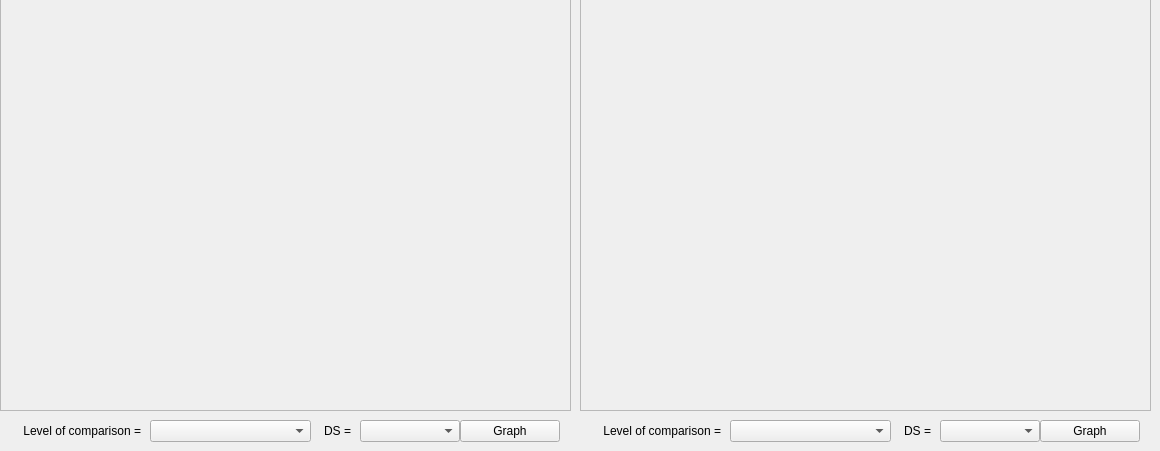
        <widget class="QWidget" name="comp_typ">
         <attribute name="title">
          <string>Comparison by typologies</string>
         </attribute>
         <widget class="QFrame" name="frame_comp_typ_tax_2">
          <property name="geometry">
           <rect>
            <x>580</x>
            <y>-10</y>
            <width>571</width>
            <height>421</height>
           </rect>
          </property>
          <property name="frameShape">
           <enum>QFrame::StyledPanel</enum>
          </property>
          <property name="frameShadow">
           <enum>QFrame::Raised</enum>
          </property>
          <widget class="QWidget" name="verticalLayoutWidget_48">
           <property name="geometry">
            <rect>
             <x>0</x>
             <y>10</y>
             <width>571</width>
             <height>411</height>
            </rect>
           </property>
           <layout class="QVBoxLayout" name="graph_comp_typ_tax_2"/>
          </widget>
         </widget>
         <widget class="QFrame" name="frame_comp_typ_tax_1">
          <property name="geometry">
           <rect>
            <x>0</x>
            <y>-10</y>
            <width>571</width>
            <height>421</height>
           </rect>
          </property>
          <property name="frameShape">
           <enum>QFrame::StyledPanel</enum>
          </property>
          <property name="frameShadow">
           <enum>QFrame::Raised</enum>
          </property>
          <widget class="QWidget" name="verticalLayoutWidget_49">
           <property name="geometry">
            <rect>
             <x>0</x>
             <y>10</y>
             <width>571</width>
             <height>411</height>
            </rect>
           </property>
           <layout class="QVBoxLayout" name="graph_comp_typ_tax_1"/>
          </widget>
         </widget>
         <widget class="QLabel" name="Level_comparison_Label_1">
          <property name="geometry">
           <rect>
            <x>0</x>
            <y>420</y>
            <width>141</width>
            <height>22</height>
           </rect>
          </property>
          <property name="text">
           <string>Level of comparison =</string>
          </property>
          <property name="alignment">
           <set>Qt::AlignRight|Qt::AlignTrailing|Qt::AlignVCenter</set>
          </property>
         </widget>
         <widget class="QComboBox" name="Level_comparison_Value_1">
          <property name="geometry">
           <rect>
            <x>150</x>
            <y>420</y>
            <width>161</width>
            <height>22</height>
           </rect>
          </property>
         </widget>
         <widget class="QComboBox" name="DS_graph_com_Value_1">
          <property name="geometry">
           <rect>
            <x>360</x>
            <y>420</y>
            <width>100</width>
            <height>22</height>
           </rect>
          </property>
         </widget>
         <widget class="QLabel" name="DS_graph_comp_Label_1">
          <property name="geometry">
           <rect>
            <x>300</x>
            <y>420</y>
            <width>51</width>
            <height>21</height>
           </rect>
          </property>
          <property name="text">
           <string>DS =</string>
          </property>
          <property name="alignment">
           <set>Qt::AlignRight|Qt::AlignTrailing|Qt::AlignVCenter</set>
          </property>
         </widget>
         <widget class="QPushButton" name="Graph_comp_1">
          <property name="geometry">
           <rect>
            <x>460</x>
            <y>420</y>
            <width>100</width>
            <height>22</height>
           </rect>
          </property>
          <property name="text">
           <string>Graph</string>
          </property>
         </widget>
         <widget class="QComboBox" name="DS_graph_com_Value_2">
          <property name="geometry">
           <rect>
            <x>940</x>
            <y>420</y>
            <width>100</width>
            <height>22</height>
           </rect>
          </property>
         </widget>
         <widget class="QLabel" name="DS_graph_comp_Label_2">
          <property name="geometry">
           <rect>
            <x>880</x>
            <y>420</y>
            <width>51</width>
            <height>21</height>
           </rect>
          </property>
          <property name="text">
           <string>DS =</string>
          </property>
          <property name="alignment">
           <set>Qt::AlignRight|Qt::AlignTrailing|Qt::AlignVCenter</set>
          </property>
         </widget>
         <widget class="QLabel" name="Level_comparison_Label_2">
          <property name="geometry">
           <rect>
            <x>580</x>
            <y>420</y>
            <width>141</width>
            <height>22</height>
           </rect>
          </property>
          <property name="text">
           <string>Level of comparison =</string>
          </property>
          <property name="alignment">
           <set>Qt::AlignRight|Qt::AlignTrailing|Qt::AlignVCenter</set>
          </property>
         </widget>
         <widget class="QPushButton" name="Graph_comp_2">
          <property name="geometry">
           <rect>
            <x>1040</x>
            <y>420</y>
            <width>100</width>
            <height>22</height>
           </rect>
          </property>
          <property name="text">
           <string>Graph</string>
          </property>
         </widget>
         <widget class="QComboBox" name="Level_comparison_Value_2">
          <property name="geometry">
           <rect>
            <x>730</x>
            <y>420</y>
            <width>161</width>
            <height>22</height>
           </rect>
          </property>
         </widget>
        </widget>
